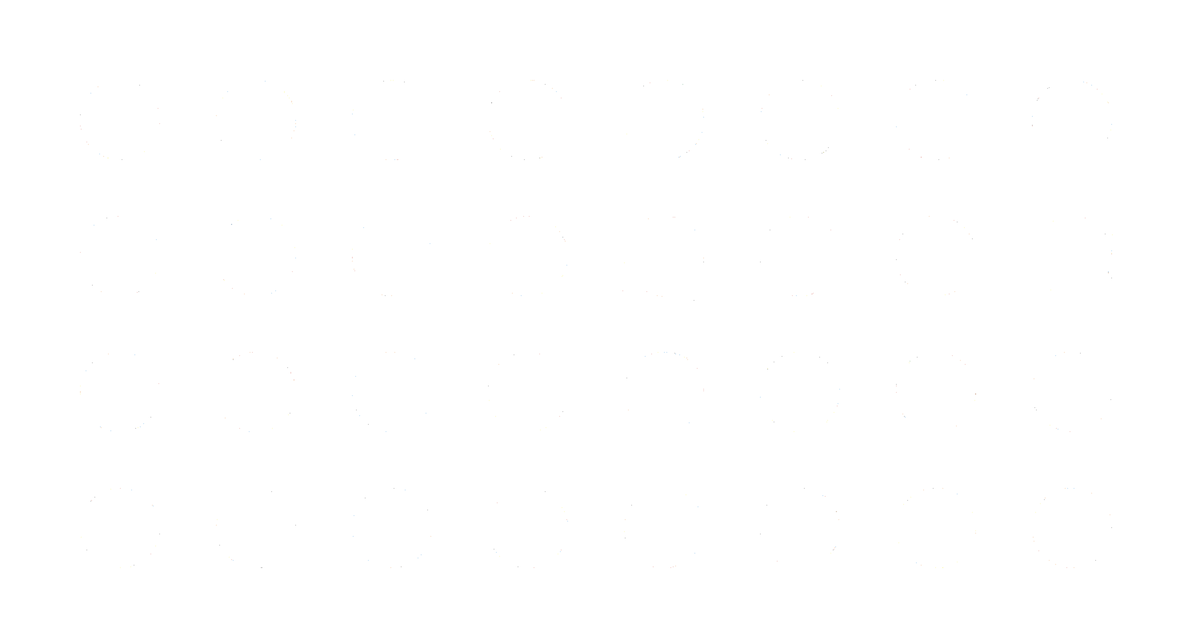
Frame 1 (no input)
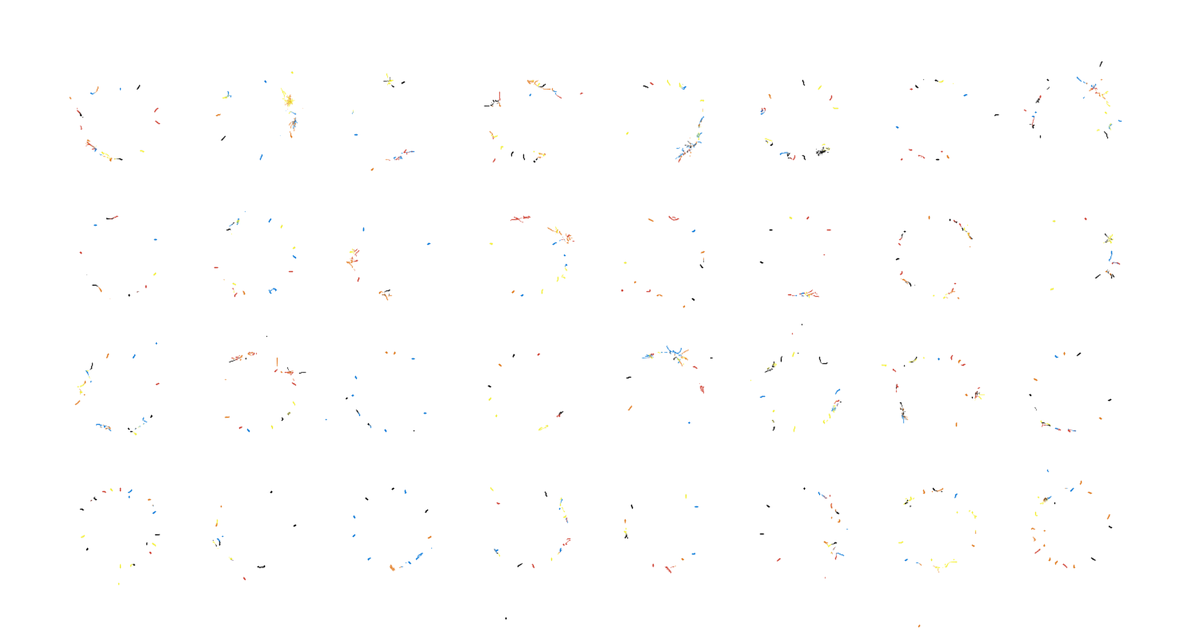
Frame 60 (the mouse pressed at the canvas centre just before this capture)
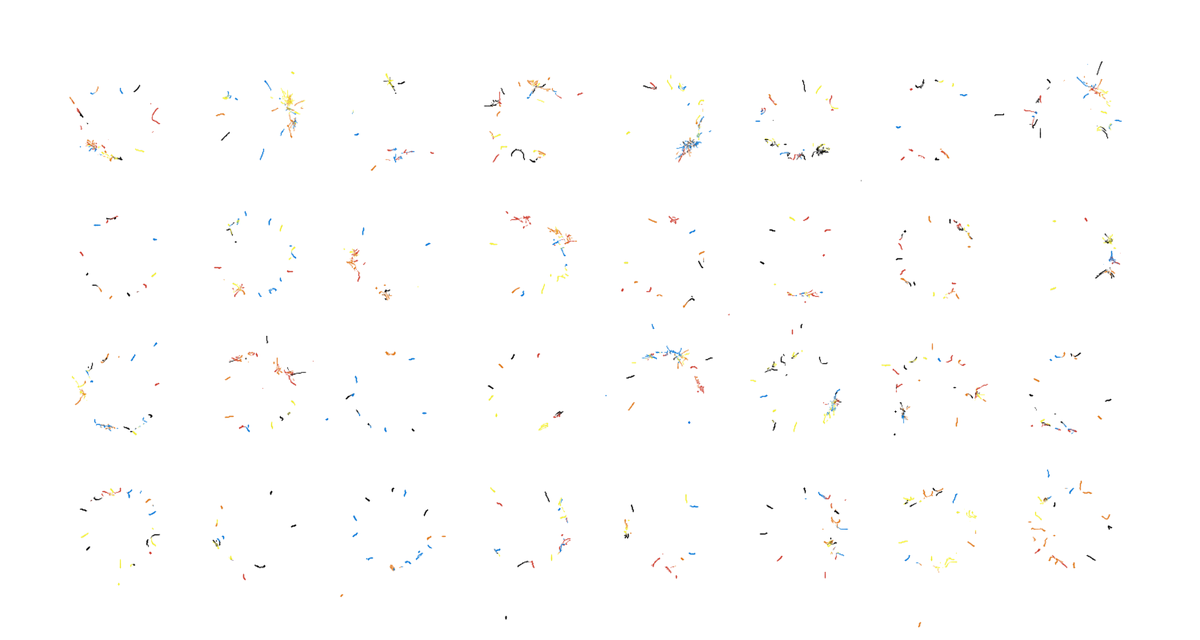
Frame 120 (the mouse held since frame 60 and released just before this capture)

The Processing sketch that drew these frames (run headless with seeded random() and noise(); from frame 60 on, the mouse is pressed at the canvas centre):

// Processing sketch: FaceLines
// ── FaceLines.pde
// number of particles
final static int N = 20;
final static color[] cols = {#000000, #CB3C28, #0079DC, #F8F32B, #EA7419 };
import java.util.*;
float loveSpeed = 1;
float loveDistance = 0.5;
float loveNumerator = 1.5;
float timeAmount = 20;
float strokeWeight = 1.4;

// collection of all particles
HashSet<HashSet<Particle>> masterList = new HashSet<HashSet<Particle>>();

void setup() {
  size(1500, 800);
  noFill();
  smooth(8);
  strokeWeight(strokeWeight);
  background(255, 255, 255);

  for(int i = 0; i<8; i++){
    for(int j = 0; j<4; j++){
      spawn( -600 + 170*i,  -250 + 170*j, int(random(10,20)));
    }
  }

}
 
float time = 0.0;

void draw() {
  drawLines();
  time += timeAmount;
  println(frameRate);
}

int count = 0;

void spawn(float locX, float locY, int num){
  HashSet<Particle> particles = new HashSet<Particle>();
  for (int i=0; i<num; i++) {
    particles.add(new Particle(count, locX, locY, 50) );
    count+=1;
  }
  masterList.add(particles);
}

// ── Lines.pde
void drawLines(){  
  for(HashSet<Particle> particles : masterList){
    for (Particle p : particles) {
   
      // love/hate vector
      float lovex = 0.0;
      float lovey = 0.0;
   
      for (Particle o : particles) {
        // do not compare with yourself
        if (p.id != o.id) {
          // calculate vector to get distance and direction
          PVector v = new PVector(o.x-p.x, o.y-p.y);
          float distance = v.mag();
          float angle = v.heading();
   
          // love!
          float love = loveNumerator/ distance;
          // or hate...
          if (distance<loveDistance) love = -love;
   
          // mood factor
          love *= p.moodSimilarity(o);
          // not too fast!
          love *= loveSpeed;
   
          // update love vector
          lovex += love * cos(angle);
          lovey += love * sin(angle);
        } 
   
        // calculated love vector will be our speed in resultant direction
        p.dx = lovex;
        p.dy = lovey;
      }
    }
   
    // update and draw
    for (Particle p : particles) {
      p.update();
      p.draw();
    }
  }
}

// ── Particle.pde
class Particle {
  // position
  float x, y;
  // velocity
  float dx, dy;
  // id
  int id;
  // life length
  float age;
  // some random color
  color c = cols[(int)random(cols.length)];
  
  float startX, startY;
  
  float r;
  
  // mood factor
  float mood;
 
   Particle(int i, float e, float g, float rad) {
    startX = e;
    id = i;
    startY = g;
    r = rad;
    reset();
  }
  
  void reset() {
    // distribute initial point on the ring, more near the outer edge, distorted
    float angle = random(TWO_PI);
    x = cos(angle)*r + startX;
    y = sin(angle)*r + startY;
    // set random age
    age = (int)random(100, 2000);
    calcMood();
  }
 
  void draw() {
    stroke(c,50);
    point(x+width/2, y+height/2);
  }
 
  // update position with externally calculated speed
  // check also age
  void update() {
    if(--age < 0) {
      reset();
    } else {
      x += dx;
      y += dy;
      calcMood();
    }
  }
 
  
  // compare moods
  float moodSimilarity(Particle p) {
    return 1.0-abs(p.mood-this.mood);
  }
  
  // calculate current mood
  private void calcMood() {
    mood = sin(noise(x/10.0,y/10.0,time)*TWO_PI); 
  }
 }
